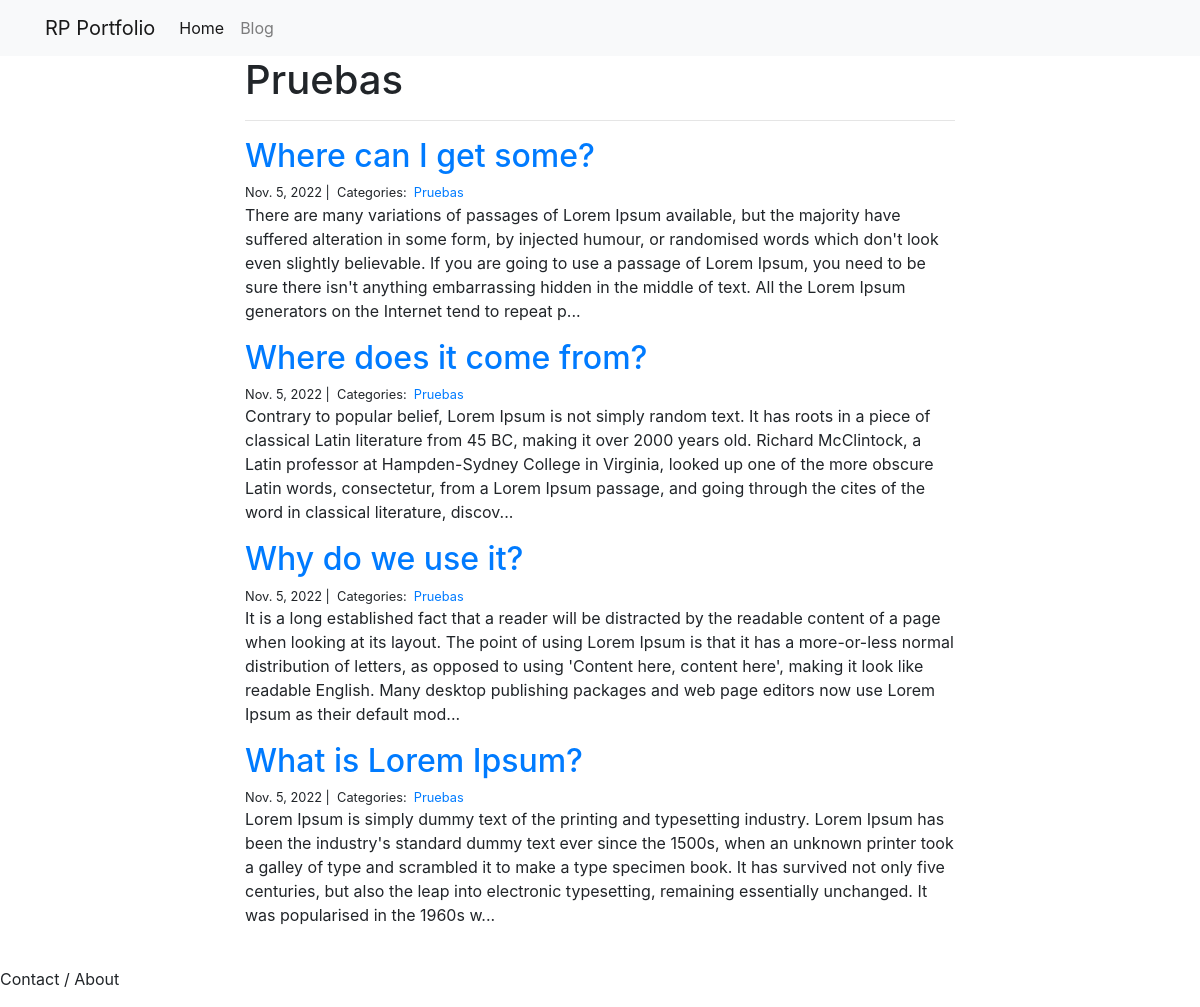
The page /blog/Pruebas/ on the database its author committed.
### blog/models.py (models this page shows)
class Category(models.Model):
    name = models.CharField(max_length=20)

class Post(models.Model):
    title = models.CharField(max_length=255)
    body = models.TextField()
    created_on = models.DateTimeField(auto_now_add=True)
    last_modified = models.DateTimeField(auto_now=True)
    categories = models.ManyToManyField("Category", related_name="posts")

### blog/views.py (the view)
# urls.py: path("<category>/", views.blog_category, name="blog_category"),
def blog_category(request, category):
    posts = Post.objects.filter(categories__name__contains=category).order_by(
        "-created_on"
    )
    context = {"category": category, "posts": posts}
    return render(request, "blog_category.html", context)

### blog/templates/blog_category.html
{% extends "base.html" %}
{% block page_content %}
<div class="col-md-8 offset-md-2">
    <h1>{{ category | title }}</h1>
    <hr>
    {% for post in posts %}
        <h2><a href="{% url 'blog_detail' post.pk%}">{{ post.title }}</a></h2>
        <small>
            {{ post.created_on.date }} |&nbsp;
            Categories:&nbsp;
            {% for category in post.categories.all %}
            <a href="{% url 'blog_category' category.name %}">
                {{ category.name }}
            </a>&nbsp;
            {% endfor %}
        </small>
        <p>{{ post.body | slice:":400" }}...</p>
    {% endfor %}
</div>
{% endblock %}

### rows shown on the page
Category: name "Pruebas"
Post: title "Where can I get some?", created_on "Nov. 5, 2022", body "There are many variations of passages of Lorem Ipsum available, but the majority have suffered alteration in some form, by injected humour, or randomised words which don't look even slightly believable. If you are going to use a passage of Lorem Ipsum, you need to be sure there isn't anything embarrassing hidden in the middle of text. All the Lorem Ipsum generators on the Internet tend to repeat p"
Post: title "Where does it come from?", created_on "Nov. 5, 2022", body "Contrary to popular belief, Lorem Ipsum is not simply random text. It has roots in a piece of classical Latin literature from 45 BC, making it over 2000 years old. Richard McClintock, a Latin professor at Hampden-Sydney College in Virginia, looked up one of the more obscure Latin words, consectetur, from a Lorem Ipsum passage, and going through the cites of the word in classical literature, discov"
Post: title "Why do we use it?", created_on "Nov. 5, 2022", body "It is a long established fact that a reader will be distracted by the readable content of a page when looking at its layout. The point of using Lorem Ipsum is that it has a more-or-less normal distribution of letters, as opposed to using 'Content here, content here', making it look like readable English. Many desktop publishing packages and web page editors now use Lorem Ipsum as their default mod"
Post: title "What is Lorem Ipsum?", created_on "Nov. 5, 2022", body "Lorem Ipsum is simply dummy text of the printing and typesetting industry. Lorem Ipsum has been the industry's standard dummy text ever since the 1500s, when an unknown printer took a galley of type and scrambled it to make a type specimen book. It has survived not only five centuries, but also the leap into electronic typesetting, remaining essentially unchanged. It was popularised in the 1960s w"
